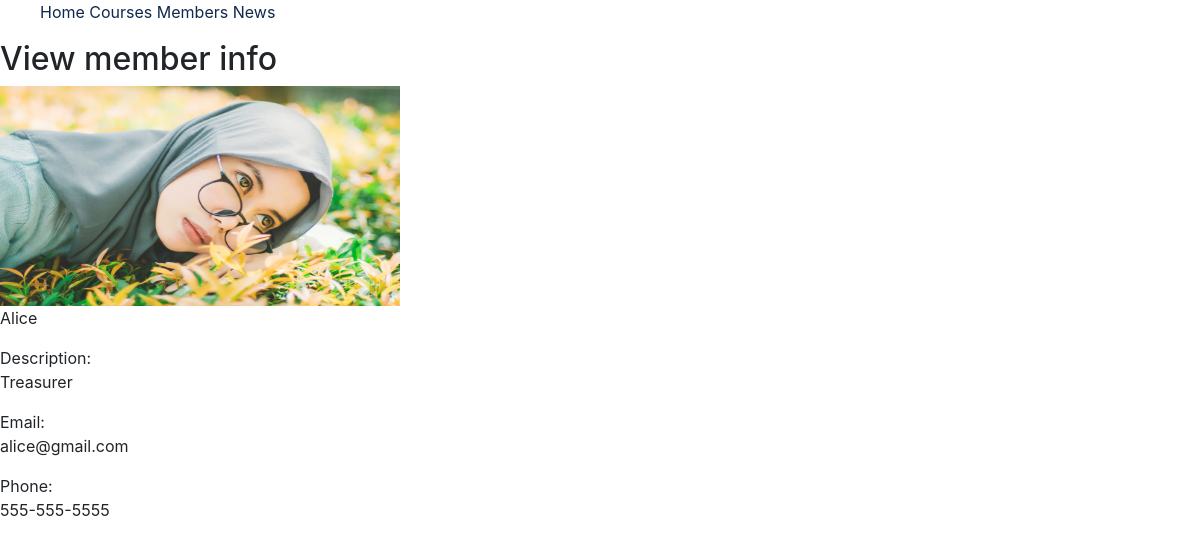
Screenshot of /members/1 with the database file from the repository.
### members/models.py (models this page shows, shortened)
class Member(models.Model):
    name= models.CharField(max_length=200)
    photo= models.ImageField(upload_to='photos/%Y/%m/%d/', blank=True)
    description = models.CharField(blank=True, max_length=200)
    email= models.EmailField(blank=True)
    phone= models.CharField(max_length=20, blank=True)
    is_current=models.BooleanField(default=False)

### members/views.py (the view)
# urls.py: path('<int:member_id>', views.member, name='member'),
def member(request, member_id):
    member = get_object_or_404(Member, pk=member_id)
    context = {
        'member':member
    }
    return render(request, 'members/member.html', context)

### templates/members/member.html
{% extends 'base.html' %}
{% block content %}
<h2> View member info </h2>
    {% if member.photo %}
        <a href="{% url 'member' member.id %}"><img src="{{ member.photo.url }}" alt="Member Photo" width="400" height="220"></a>
    {% else %}
        <p>No photograph to show</p>
    {% endif %}
    <p> {{member.name}}</p>
    {% if member.description %}
        Description:<p>{{ member.description }}</p>
    {% else %}
        Description<p>No description to show</p>
    {% endif %}
    {% if member.email %}
        Email: <p>{{ member.email}}</p>
    {% else %}
        Email: <p>Email not available</p>
    {% endif %}
    {% if member.phone %}
        Phone: <p>{{ member.phone}}</p>
    {% else %}
        Phone: <p>Phone number not available</p>
    {% endif %}
{% endblock %}

### static/css/styles.css (style rules this page uses)
body { background: none; }

### rows the page displays
Member: photo (picture), name "Alice", description "Treasurer", email "alice@gmail.com", phone "555-555-5555"
